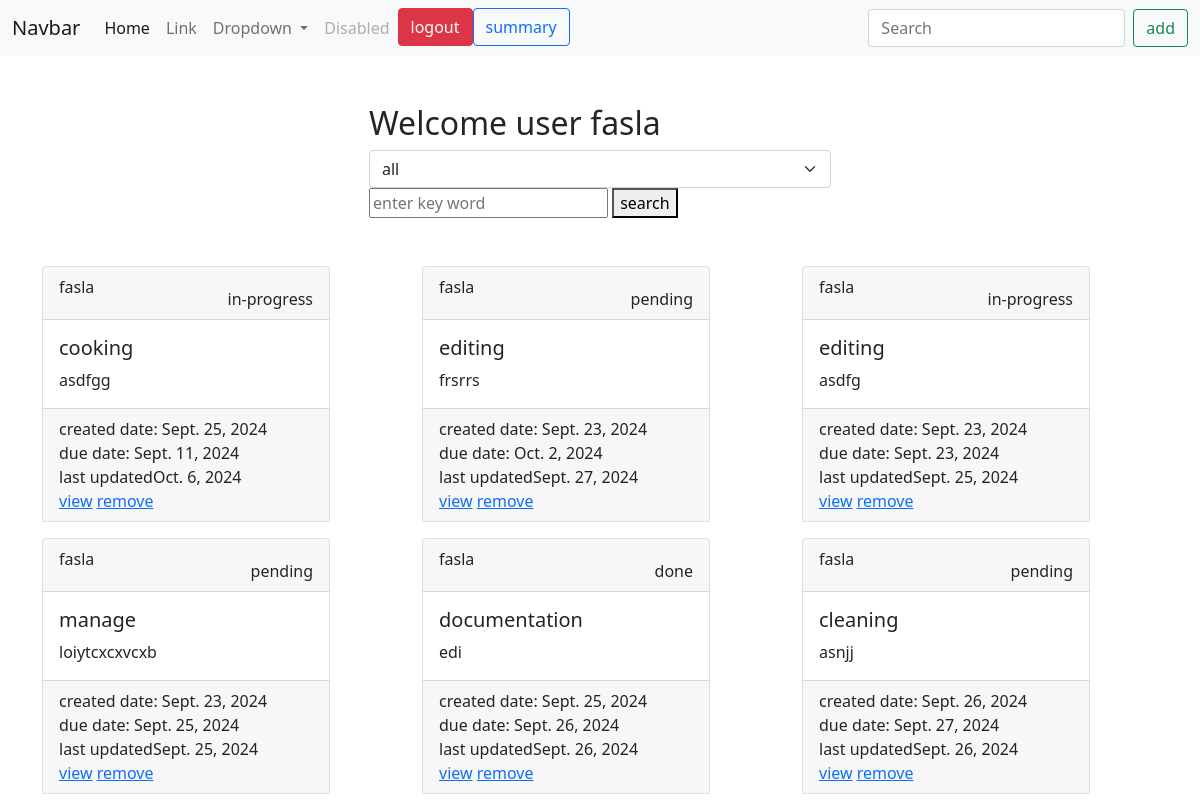
/task/list/ (signed in), run on the app's committed database.
### notes/models.py (models this page shows, shortened)
class Task(models.Model):
    title=models.CharField(max_length=200)
    description=models.TextField()
    created_date=models.DateTimeField(auto_now_add=True)
    due_date=models.DateTimeField(null=True)
    category_choices=(
        ("personal","personal"),
        ("business","business")
    )
    category=models.CharField(max_length=200,choices=category_choices,default="personal")
    status_choices=(
        ("pending","pending"),
        ("in-progress","in-progress"),
        ("done","done")
    )
    status=models.CharField(max_length=200,choices=status_choices,default="pending")
    updated_date=models.DateTimeField(auto_now=True)
    user=models.ForeignKey(User,on_delete=models.CASCADE)

### notes/views.py (the view)
# urls.py: path("task/list/",views.TaskListView.as_view(),name="task-list"),
@method_decorator(decs,name="dispatch")
class TaskListView(View):
    def get(self,request,*args,**kwargs):
        print(request.GET.get("search_text"))
        selected_category=request.GET.get("category","all")
        search_text=request.GET.get("search_text")
        if selected_category=="all":
            qs=Task.objects.filter(user=request.user)
        else:
            qs=Task.objects.filter(category=selected_category,user=request.user)
        if search_text !=None:
            qs=Task.objects.filter(user=request.user)
            qs=qs.filter(Q(title__icontains=search_text)|Q(description__icontains=search_text))
        return render(request,"task_list.html",{"tasks":qs,"selected":selected_category})

### notes/templates/task_list.html (shortened to what this page needs)
{%extends 'base.html'%}
{%block main_block%}
<div class="container">
  <div class="w-50 mx-auto p-5">
    <h2>Welcome user {{request.user}}</h2>
   <form action="">
      <select name="category" id="" class="form-select" onchange="this.form.submit()">
        <option value="all" {%if selected == 'all'%} selected {%endif%}>all</option>
      </select>
  </form>
  <form action="">
    <input type="text" placeholder="enter key word" name="search_text">
    <button type="submit">search</button>
  </form>
  </div>
</div>
 <div class="container">
    <div class="row">
        {%for t in tasks%}
        <div class="col-4">
            <div class="card text-bg-dark mb-3" style="max-width: 18rem;">
            <div class="card-header d-flex justify-content-between">
                <div> {{t.user}}</div>
                <div>
                    {{t.status}}</div>
            </div>
            <div class="card-body">
                <h5 class="card-title">{{t.title}}</h5>
                <p class="card-text">{{t.description}}</p>
            </div>
            <div class="card-footer text-body-white">
                <div>created date: {{t.created_date|date}}</div>
               <div> due date: {{t.due_date|date}}</div>
               <div>last updated{{t.updated_date|date}}</div>
               <a href="{%url 'task-update' t.id%}">view</a>
               <a href="{%url 'task-delete' t.id%}">remove</a>
            </div>
            </div>
        </div>
        {%endfor%}
</div>
</div>
{%endblock%}

### data on the page
Task: user "fasla", status "in-progress", title "cooking", description "asdfgg", created_date "Sept. 25, 2024", due_date "Sept. 11, 2024", updated_date "Oct. 6, 2024"
Task: user "fasla", status "pending", title "editing", description "frsrrs", created_date "Sept. 23, 2024", due_date "Oct. 2, 2024", updated_date "Sept. 27, 2024"
Task: user "fasla", status "in-progress", title "editing", description "asdfg", created_date "Sept. 23, 2024", due_date "Sept. 23, 2024", updated_date "Sept. 25, 2024"
Task: user "fasla", status "pending", title "manage", description "loiytcxcxvcxb", created_date "Sept. 23, 2024", due_date "Sept. 25, 2024", updated_date "Sept. 25, 2024"
Task: user "fasla", status "done", title "documentation", description "edi", created_date "Sept. 25, 2024", due_date "Sept. 26, 2024", updated_date "Sept. 26, 2024"
Task: user "fasla", status "pending", title "cleaning", description "asnjj", created_date "Sept. 26, 2024", due_date "Sept. 27, 2024", updated_date "Sept. 26, 2024"

### other printed values
{{ request.user }} "fasla"
